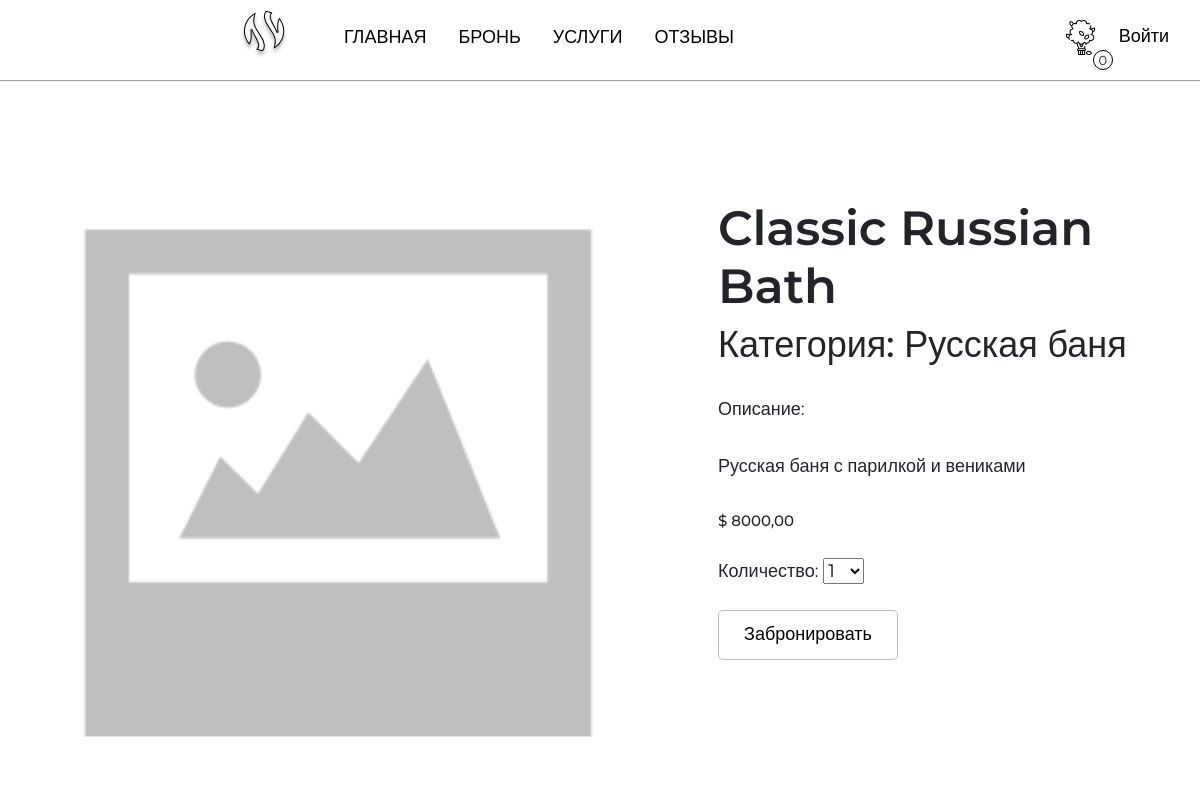
Page /shop/classic-russian-bath/ on the committed database.
### users/models.py (models this page shows, shortened)
class Saunas(models.Model):
    category = models.ForeignKey(Category,
                                 related_name="products",
                                 on_delete=models.CASCADE)
    name = models.CharField(max_length=50)
    slug = models.SlugField(max_length=50)
    image = models.ImageField(upload_to='saunas/%Y/%m/%d',
                              blank=True)
    description = models.TextField(blank=True)
    price_per_hour = models.DecimalField(max_digits=10,
                                         decimal_places=2)
    available = models.BooleanField(default=True)
    created = models.DateTimeField(auto_now_add=True)
    updated = models.DateTimeField(auto_now=True)
    discount = models.DecimalField(default=0.00,
                                   max_digits=4,
                                   decimal_places=2)
    class Meta:
        ordering = ["name"]
        indexes = [
            models.Index(fields=["id","slug"]),
            models.Index(fields=["name"]),
            models.Index(fields=["-created"]),
        ]
        verbose_name = "Сауна"
        verbose_name_plural = "Сауны"

class Category(models.Model):
    name = models.CharField(max_length=20,
                            unique=True)
    slug = models.SlugField()
    description = models.TextField(blank=True)
    class Meta:
        ordering = ["name"]
        indexes = [models.Index(fields=["name"])]
        verbose_name = "Категория"
        verbose_name_plural = "Категории"
    def __str__(self):
        return self.name

### users/views.py (the view)
# urls.py: path('shop/<slug:slug>/',views.sauna_detail,
def sauna_detail(request, slug):
    sauna = Saunas.objects.filter(slug=slug, available=True).first()
    if sauna is None:
        raise Http404("Sauna not found")  # Вместо None — 404
    booking_sauna_form =BookingAddSaunaForm
    return render(request, 'users/sauna/detail.html', {'sauna': sauna,
                                                       'booking_sauna_form':booking_sauna_form})

### booking/booking.py (called while the page is built)
    def __len__(self):
        return sum(item['quantity'] for item in self.booking.values())

### booking/context_processors.py (called while the page is built)
def booking(request):
  return {'booking': Booking(request)}

### users/templates/users/sauna/detail.html (shortened to what this page needs)
{% extends 'users/base.html' %}
{% load static %}
{%block content%}
    <div class="detail-sauna d-flex gap-3">
        <div class="detail-img">
            <img src="{% if sauna.image %}{{sauna.image.url}}{%else%}{% static 'img/noimage.png' %}{% endif %}" alt="" class="detail-image">
        </div>
        <div class="detail-description">
                <h2>{{sauna.name}}</h2>
                <h3>Категория: {{ sauna.category }} </h3>
                <p>Описание: {{sauna.description|linebreaks}} </p>
                {% if sauna.discount %}
                    <div class="card-discount d-flex gap-2">
                        <p class="line">$ {{ sauna.price_per_hour}}</p>
                        <p>$ {{ sauna.sell_price }}</p>
                    </div>
                {% else %}
                    <p class="price">$ {{ sauna.price_per_hour }}</p>
                {% endif %}
                <form action="{%url "booking:booking_add" sauna.id%}" class="qform" method="post">
                  <div class="booking-form">
                    {{ booking_sauna_form }}
                  </div>
                  <input type="submit" class="add-to-booking-btn" value="Забронировать">
                </form>
            </div>
    </div>
{%endblock content%}

### users/static/css/base.css (style rules this page uses)
:root { --box-shadow: 0px 1px 1px rgba(0,0,0,0.363); }
body { font-family: "Montserrat", sans-serif; font-size: 18px; padding: 0; margin: 0; overflow-x: hidden; }
h2 { font-size: 48px; font-weight: 600; }
h3 { font-size: 36px; }
.detail-image { width: 650px; height: 650px }
.detail-sauna { margin-top: 80px }
.detail-description { margin-left: 40px; margin-top: 40px; }
.detail-description p { margin-top: 30px; max-width: 700px; }
.price { font-size: 15px; font-weight: 500; }
.booking-form { margin-top: 25px; }
.add-to-booking-btn { display: flex; align-items: center; justify-items: center; width: 180px; height: 50px; border: 1px solid #00000042; border-radius: 5px; margin: 0; transition: all 0.5s ease; background-color: #fff; margin-top: 25px; }

### rows in the picture
Saunas: name "Classic Russian Bath", category "Русская баня", description "Русская баня с парилкой и вениками", price_per_hour "8000,00"
